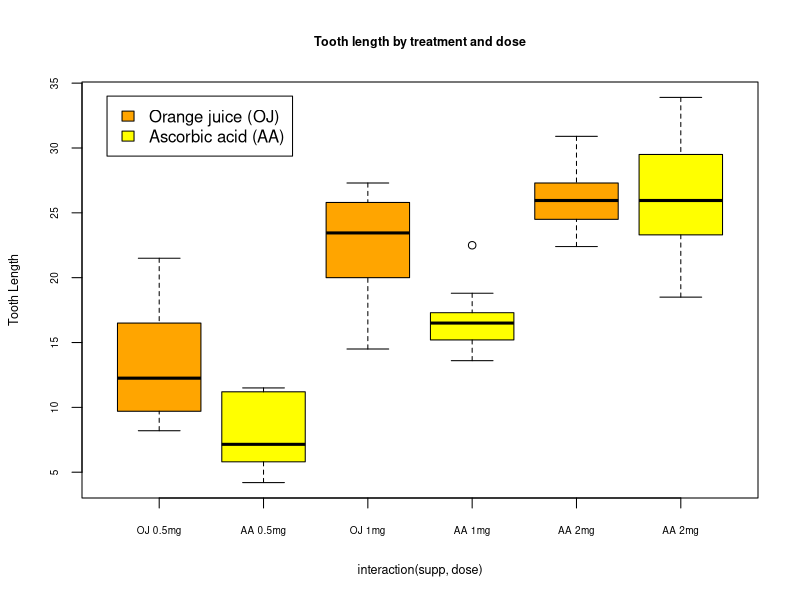

Recreate this plot in R.
## ---- chunk 1
data(ToothGrowth)
tg <- ToothGrowth
tg$dose <- as.factor(tg$dose)
boxplot(len~interaction(supp,dose),data=tg,ylab="Tooth Length", names=c("OJ 0.5mg","AA 0.5mg","OJ 1mg","AA 1mg","AA 2mg","AA 2mg"), main="Tooth length by treatment and dose",col=c("orange", "yellow"), cex.axis=.6, cex.main=.75, cex.lab=.75)
legend(0.5, 34, c("Orange juice (OJ)", "Ascorbic acid (AA)"),fill = c("orange", "yellow"))
## ---- chunk 2
library(dplyr)
## ---- chunk 3
tg.grouped <- group_by(tg,supp,dose)
summarise(tg.grouped, mean(len), sd(len))
## ---- chunk 4
rbind(t.test(tg[tg$dose==0.5, "len"], tg[tg$dose==1, "len"])$conf, 
   t.test(tg[tg$dose==0.5, "len"], tg[tg$dose==2, "len"])$conf,
   t.test(tg[tg$dose==1, "len"], tg[tg$dose==2, "len"])$conf)
rbind(t.test(tg[tg$dose==0.5, "len"], tg[tg$dose==1, "len"])$p.value,
   t.test(tg[tg$dose==0.5, "len"], tg[tg$dose==2, "len"])$p.value,
   t.test(tg[tg$dose==1, "len"], tg[tg$dose==2, "len"])$p.value)
## ---- chunk 5
t.test(tg[tg$supp=="OJ", "len"], tg[tg$supp=="VC", "len"])$conf
t.test(tg[tg$supp=="OJ", "len"], tg[tg$supp=="VC", "len"])$p.value
## ---- chunk 6
rbind(t.test(tg[tg$supp=="OJ" & tg$dose==0.5, "len"], tg[tg$supp=="VC" & tg$dose==0.5, "len"])$conf,
   t.test(tg[tg$supp=="OJ" & tg$dose==1, "len"], tg[tg$supp=="VC" & tg$dose==1, "len"])$conf,
   t.test(tg[tg$supp=="OJ" & tg$dose==2, "len"], tg[tg$supp=="VC" & tg$dose==2, "len"])$conf)
rbind(t.test(tg[tg$supp=="OJ" & tg$dose==0.5, "len"], tg[tg$supp=="VC" & tg$dose==0.5, "len"])$p.value,
   t.test(tg[tg$supp=="OJ" & tg$dose==1, "len"], tg[tg$supp=="VC" & tg$dose==1, "len"])$p.value,
   t.test(tg[tg$supp=="OJ" & tg$dose==2, "len"], tg[tg$supp=="VC" & tg$dose==2, "len"])$p.value)
